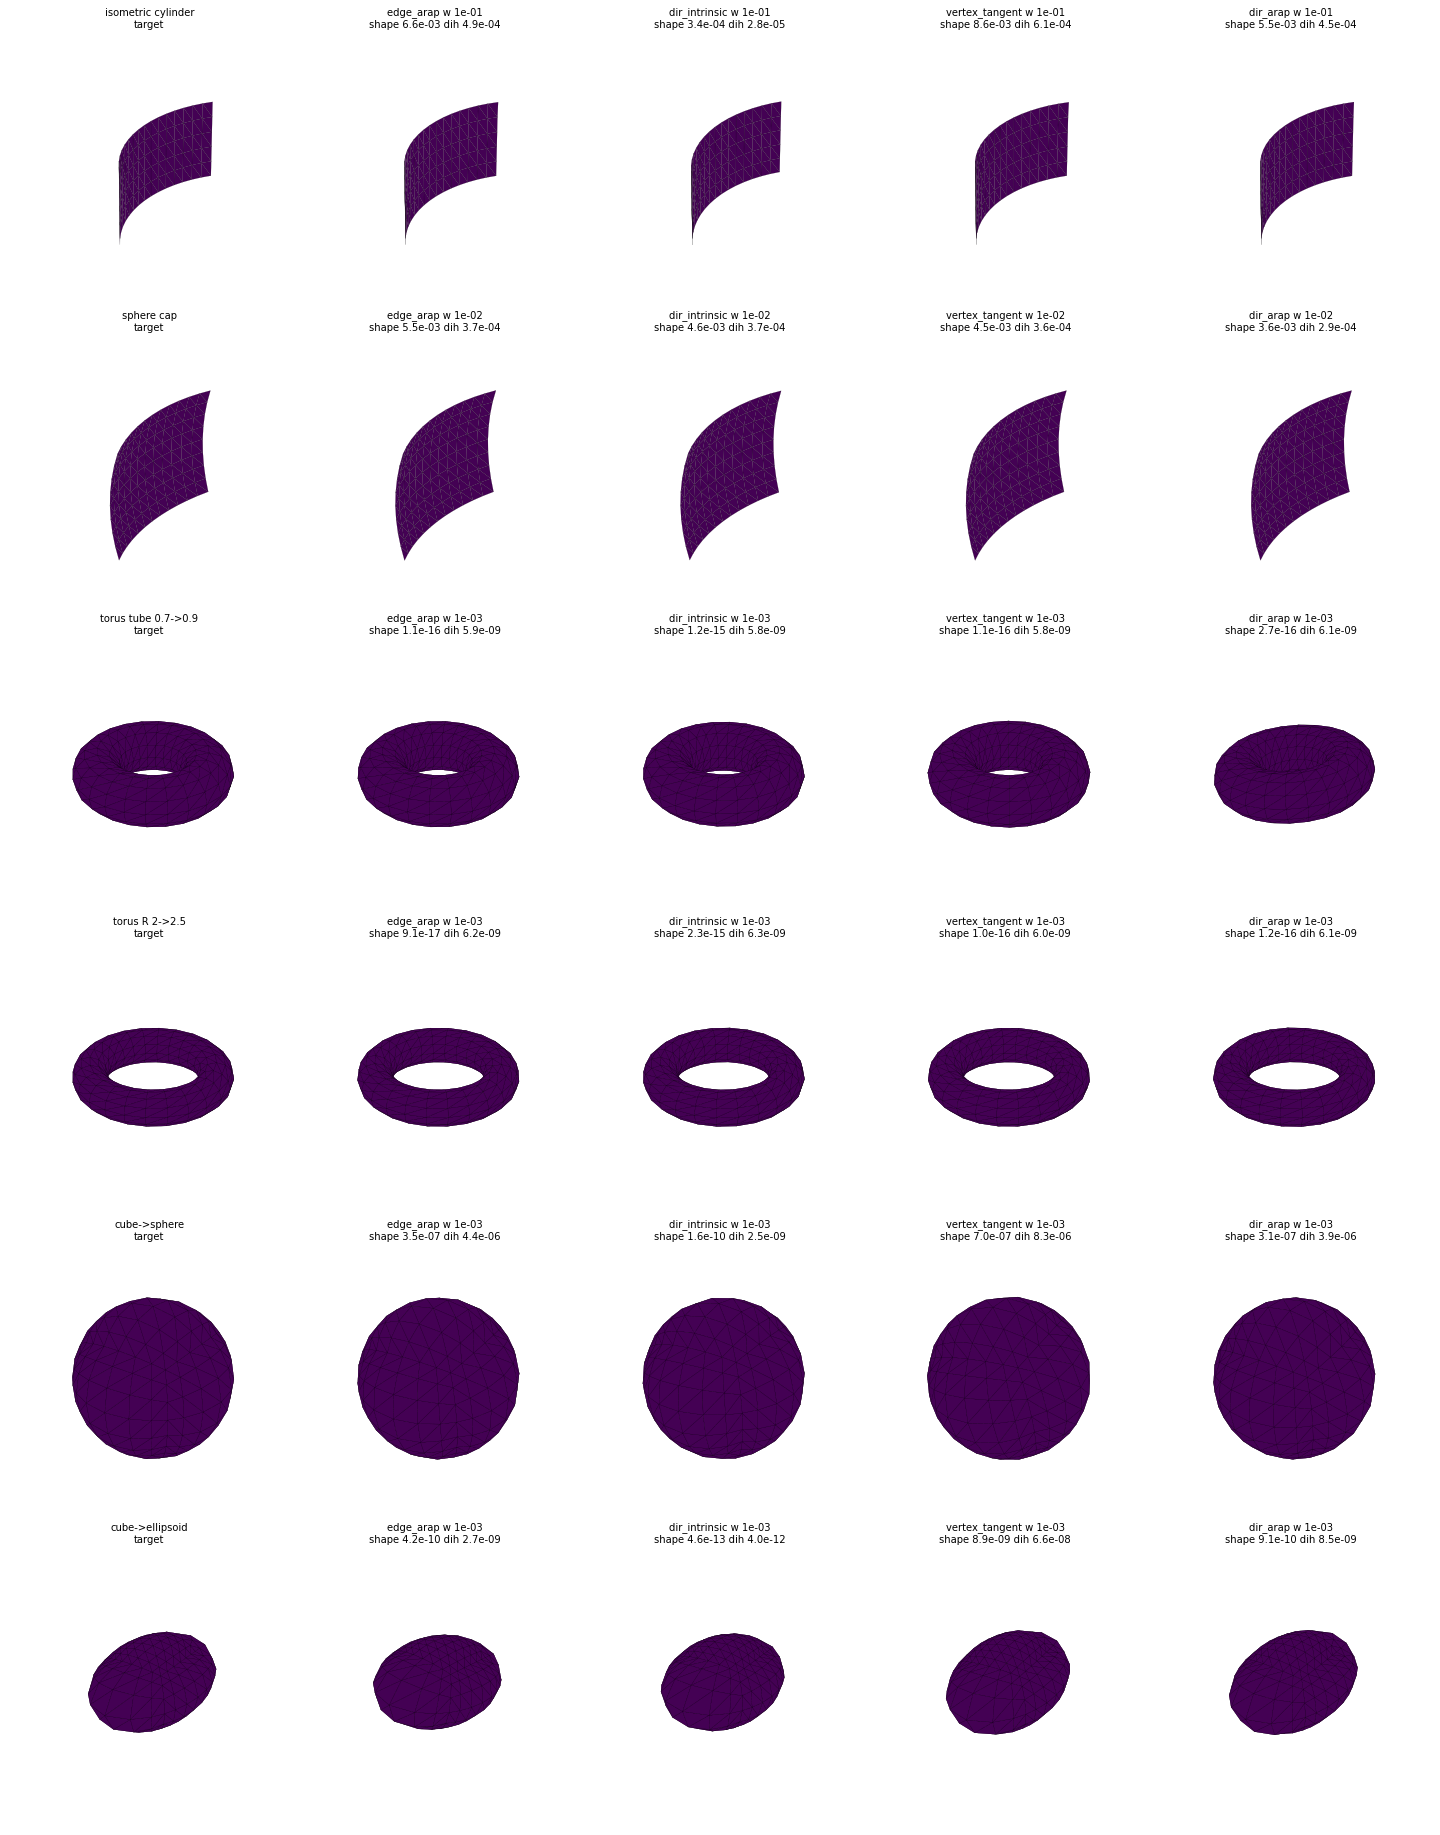

Recreate this plot in Python.
"""Memory comparison under the working solver: live read-out, J^T W J on the
left, 30 iterates per frame, rest reseeded every frame (the restart
protocol). Memories: CR-ARAP (`edge_arap`), Stein's vector Dirichlet on the
intrinsic edge frames (`dir_intrinsic`), vertex tangents (baseline), and the
earlier extrinsic `dir_arap`. Writes `memory_restart_compare.npz` and
`memory_restart_compare.png`.

Run: python3 memory_restart_compare.py [frames]
"""

import sys
import time

import matplotlib

matplotlib.use("Agg")
import matplotlib.pyplot as plt  # noqa: E402
import numpy as np  # noqa: E402

import base_loop as bl  # noqa: E402
import closed_targets as ct  # noqa: E402
import cr_goal as cg  # noqa: E402
import cr_loop as cl  # noqa: E402
import cr_ops as ops  # noqa: E402
from edge_compare import cases  # noqa: E402
from live_compare import shape_error  # noqa: E402
from plot_failures import draw, residual  # noqa: E402

MEMORIES = ("edge_arap", "dir_intrinsic", "vertex_tangent", "dir_arap")
WEIGHTS = (1e-3, 1e-2, 1e-1)


def dihedrals(m, X):
    N, _ = ops.face_normals(m, X)
    th = np.zeros(len(m.E))
    for e, fs in enumerate(m.edge_faces):
        if len(fs) == 2:
            th[e] = np.arccos(np.clip(N[fs[0]] @ N[fs[1]], -1, 1))
    return th


def run(m, X0, Xt, dist, s4, memory, w, frames):
    size = np.ptp(Xt, axis=0).max()
    th_t = dihedrals(m, Xt)
    X = X0.copy()
    rows = []
    t0 = time.time()
    for _ in range(frames):
        r = cg.goal_gn_loop(m, X, X, s4, cg.GoalGNConfig(
            iterations=30, inner=30, w_arap=w, rebuild="none", memory=memory,
            readout="live"))
        X = r.X
        rows.append((shape_error(X, Xt, dist, size), r.energy[-1],
                     ct.edge_strain(m, X, Xt).mean(),
                     float(np.sqrt(np.mean((dihedrals(m, X) - th_t) ** 2)))))
    return X, np.array(rows), time.time() - t0


if __name__ == "__main__":
    frames = int(sys.argv[1]) if len(sys.argv) > 1 else 8
    rows = list(cases())
    store, best = {}, {}
    for name, X0, F, Xt, dist in rows:
        m = ops.build_mesh(F, len(X0))
        s4 = bl.readout(m, ops.cr_derivative(m, Xt)[0], Xt)
        print(f"{name}: start shape {shape_error(X0, Xt, dist, np.ptp(Xt, 0).max()):.4f}",
              flush=True)
        for mem in MEMORIES:
            for w in WEIGHTS:
                try:
                    X, hist, t = run(m, X0, Xt, dist, s4, mem, w, frames)
                except Exception as err:  # noqa: BLE001
                    print(f"  {mem:14s} w {w:.0e} failed: {err}", flush=True)
                    continue
                store[f"{name}|{mem}|{w}"] = hist
                store[f"{name}|{mem}|{w}|X"] = X
                se = hist[:, 0]
                print(f"  {mem:14s} w {w:.0e} shape "
                      + " ".join(f"{v:.1e}" for v in se[[0, 1, 2, -1]])
                      + f"  E {hist[-1, 1]:.1e} strain {hist[-1, 2]:.4f} "
                        f"dihedral rms {hist[-1, 3]:.2e} t {t:.0f}s", flush=True)
                key = (name, mem)
                if key not in best or se[-1] < best[key][0]:
                    best[key] = (se[-1], w, X, hist)
    np.savez("memory_restart_compare.npz", **{k: v for k, v in store.items()})

    fig = plt.figure(figsize=(3.2 * (len(MEMORIES) + 1), 3.4 * len(rows)))
    for k, (name, X0, F, Xt, dist) in enumerate(rows):
        m = ops.build_mesh(F, len(X0))
        s3g = cl.sym_goal(bl.readout(m, ops.cr_derivative(m, Xt)[0], Xt))
        vmax = float(np.percentile(residual(m, X0, s3g), 95))
        ax = fig.add_subplot(len(rows), len(MEMORIES) + 1, k * (len(MEMORIES) + 1) + 1,
                             projection="3d")
        draw(ax, Xt, F, residual(m, Xt, s3g), vmax, f"{name}\ntarget")
        for j, mem in enumerate(MEMORIES):
            ax = fig.add_subplot(len(rows), len(MEMORIES) + 1,
                                 k * (len(MEMORIES) + 1) + j + 2, projection="3d")
            if (name, mem) not in best:
                ax.set_axis_off()
                ax.set_title(f"{mem}\nfailed", fontsize=8)
                continue
            se, w, X, hist = best[(name, mem)]
            draw(ax, X, F, residual(m, X, s3g), vmax,
                 f"{mem} w {w:.0e}\nshape {se:.1e} dih {hist[-1, 3]:.1e}")
    fig.tight_layout()
    fig.savefig("memory_restart_compare.png", dpi=90)

    fig, axes = plt.subplots(1, len(rows), figsize=(3.4 * len(rows), 3.0))
    for k, (name, *_rest) in enumerate(rows):
        for mem in MEMORIES:
            if (name, mem) in best:
                se, w, X, hist = best[(name, mem)]
                axes[k].semilogy(np.arange(1, len(hist) + 1),
                                 np.maximum(hist[:, 0], 1e-12), label=f"{mem} {w:.0e}")
        axes[k].set_title(name, fontsize=8)
        axes[k].set_xlabel("frame")
    axes[0].set_ylabel("shape error / size")
    axes[-1].legend(fontsize=6)
    fig.tight_layout()
    fig.savefig("memory_restart_compare_curves.png", dpi=90)
    print("wrote memory_restart_compare.png, memory_restart_compare_curves.png")
